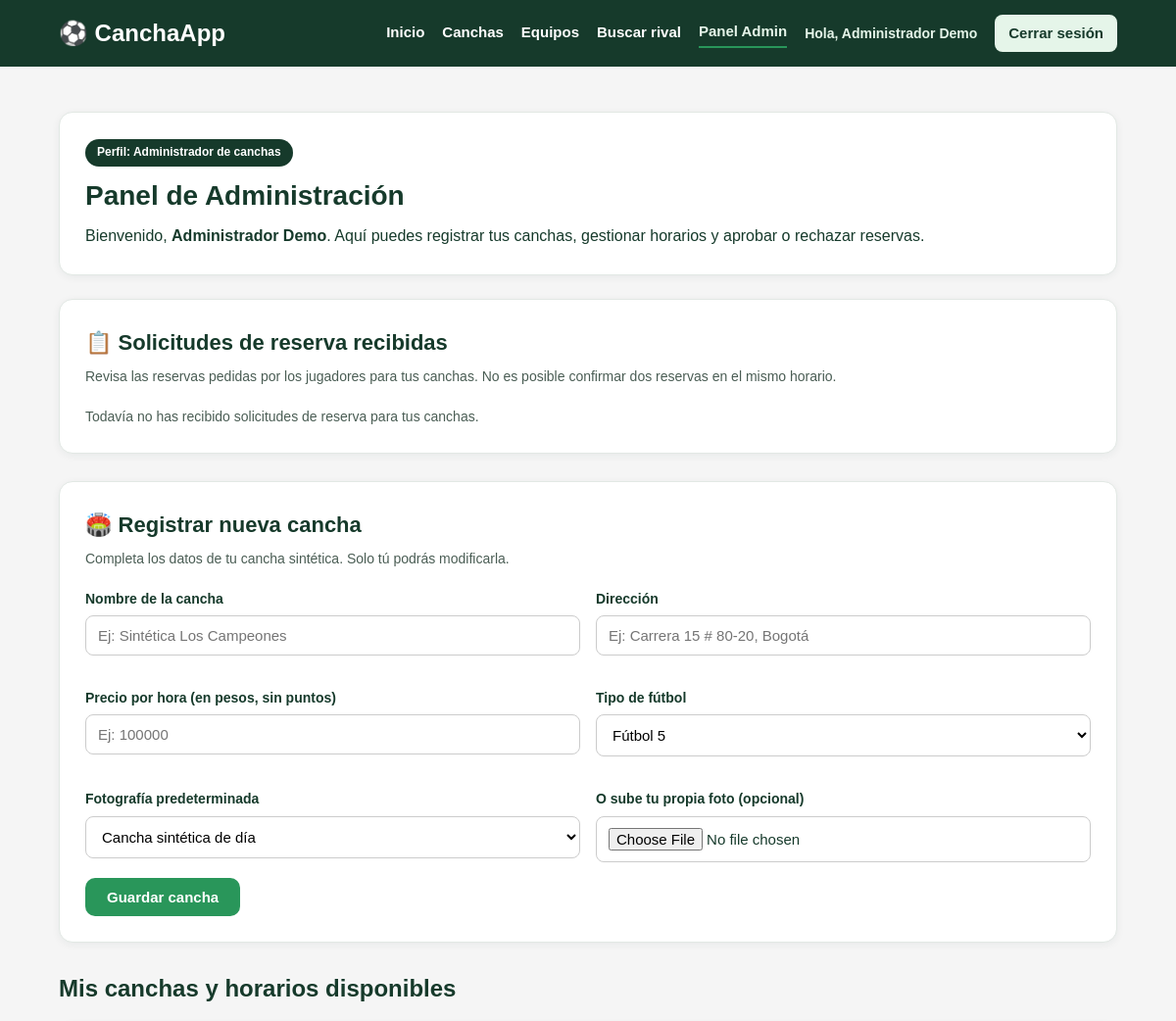
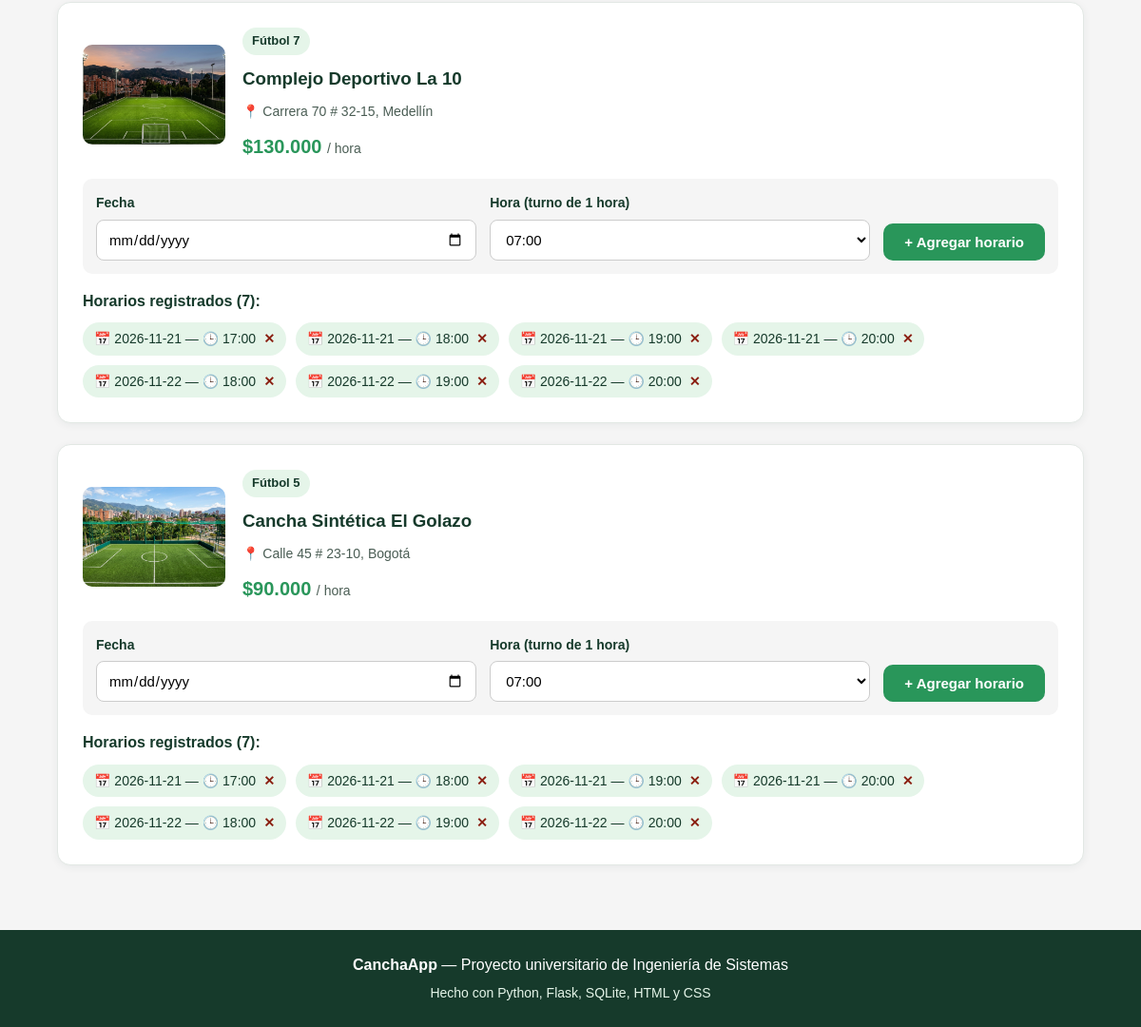
The app's page /administrador (signed in) with its own data (2 pictures, top to bottom).
### tables this page shows
CREATE TABLE canchas (
            id INTEGER PRIMARY KEY AUTOINCREMENT,
            nombre TEXT NOT NULL,
            direccion TEXT NOT NULL,
            precio INTEGER NOT NULL,
            tipo_futbol TEXT NOT NULL,
            imagen TEXT NOT NULL,
            administrador_id INTEGER NOT NULL,
            FOREIGN KEY (administrador_id) REFERENCES usuarios(id)
        );

CREATE TABLE horarios (
            id INTEGER PRIMARY KEY AUTOINCREMENT,
            cancha_id INTEGER NOT NULL,
            fecha TEXT NOT NULL,
            hora TEXT NOT NULL,
            FOREIGN KEY (cancha_id) REFERENCES canchas(id)
        );

### app.py (the view)
@app.route("/administrador")
def panel_administrador():
    if "usuario_id" not in session:
        flash("Debes iniciar sesión para acceder a esta página.", "error")
        return redirect(url_for("login"))
    if session.get("tipo_usuario") != "administrador":
        flash("Acceso denegado: esta sección es solo para administradores de canchas.", "error")
        return redirect(url_for("inicio"))
    mis_canchas = obtener_canchas_por_administrador(session["usuario_id"])
    canchas_con_horarios = []
    for cancha in mis_canchas:
        horarios = obtener_horarios_de_cancha(cancha["id"])
        canchas_con_horarios.append({
            "cancha": cancha,
            "horarios": horarios
        })
    reservas_recibidas = obtener_reservas_por_administrador(session["usuario_id"])
    fecha_hoy = date.today().isoformat()
    return render_template(
        "administrador.html",
        canchas_con_horarios=canchas_con_horarios,
        reservas_recibidas=reservas_recibidas,
        horas_disponibles=HORAS_DISPONIBLES,
        tipos_futbol=TIPOS_FUTBOL,
        fecha_hoy=fecha_hoy
    )

### templates/administrador.html (shortened to what this page needs)
{% extends "base.html" %}
{% block contenido %}
<section class="seccion-gris">
    <div class="contenedor">
        <div class="panel-encabezado">
            <span class="etiqueta-rol">Perfil: Administrador de canchas</span>
            <h1>Panel de Administración</h1>
            <p>
                Bienvenido, <strong>{{ session.get("usuario_nombre") }}</strong>.
                Aquí puedes registrar tus canchas, gestionar horarios y aprobar o rechazar reservas.
            </p>
        </div>
        <div class="caja-panel" style="margin-bottom: 28px;">
            <h2>📋 Solicitudes de reserva recibidas</h2>
            <p class="texto-izquierda">
                Revisa las reservas pedidas por los jugadores para tus canchas. No es posible confirmar dos reservas en el mismo horario.
            </p>
            {% if reservas_recibidas %}
                <div class="lista-reservas">
                    {% for reserva in reservas_recibidas %}
                    <div class="tarjeta-reserva tarjeta-reserva-admin">
                        <div class="datos-reserva">
                            <h3>{{ reserva.nombre_cancha }}</h3>
                            <p class="dato-extra">
                                <strong>Jugador:</strong> {{ reserva.nombre_jugador }} ({{ reserva.correo_jugador }})
                            </p>
                            <p class="dato-extra">
                                <strong>Turno:</strong> 📅 {{ reserva.fecha }} — 🕒 {{ reserva.hora }} (1 hora)
                                &nbsp;|&nbsp; <strong>Precio:</strong> {{ reserva.precio_cancha | precio_cop }}
                            </p>
                        </div>
                        <div class="acciones-reserva">
                            <span class="badge-estado estado-{{ reserva.estado }}">
                                {{ reserva.estado | capitalize }}
                            </span>
                            {% if reserva.estado == "pendiente" %}
                                <div class="botones-accion">
                                    <form method="POST" action="/administrador/reserva/{{ reserva.id }}">
                                        <input type="hidden" name="accion" value="confirmar">
                                        <button type="submit" class="boton boton-principal boton-pequeno">
                                            Confirmar
                                        </button>
                                    </form>
                                    <form method="POST" action="/administrador/reserva/{{ reserva.id }}">
                                        <input type="hidden" name="accion" value="rechazar">
                                        <button type="submit" class="boton boton-peligro boton-pequeno">
                                            Rechazar
                                        </button>
                                    </form>
                                </div>
                            {% endif %}
                        </div>
                    </div>
                    {% endfor %}
                </div>
            {% else %}
                <p class="texto-vacio">
                    Todavía no has recibido solicitudes de reserva para tus canchas.
                </p>
            {% endif %}
        </div>
        <div class="caja-panel" style="margin-bottom: 28px;">
            <h2>🏟️ Registrar nueva cancha</h2>
            <p class="texto-izquierda">
                Completa los datos de tu cancha sintética. Solo tú podrás modificarla.
            </p>
            <form method="POST" action="/administrador/agregar_cancha" enctype="multipart/form-data">
                <div class="cuadricula-dos">
                    <div class="campo-formulario">
                        <label for="nombre">Nombre de la cancha</label>
                        <input
                            type="text"
                            id="nombre"
                            name="nombre"
                            placeholder="Ej: Sintética Los Campeones"
                            required
                        >
                    </div>
                    <div class="campo-formulario">
                        <label for="direccion">Dirección</label>
                        <input
                            type="text"
                            id="direccion"
                            name="direccion"
                            placeholder="Ej: Carrera 15 # 80-20, Bogotá"
                            required
                        >
                    </div>
                    <div class="campo-formulario">
                        <label for="precio">Precio por hora (en pesos, sin puntos)</label>
                        <input
                            type="number"
                            id="precio"
                            name="precio"
                            min="1000"
                            step="1000"
                            placeholder="Ej: 100000"
                            required
                        >
                    </div>
                    <div class="campo-formulario">
                        <label for="tipo_futbol">Tipo de fútbol</label>
                        <select id="tipo_futbol" name="tipo_futbol" required>
                            {% for tipo in tipos_futbol %}
                                <option value="{{ tipo }}">{{ tipo }}</option>
                            {% endfor %}
                        </select>
                    </div>
                    <div class="campo-formulario">
                        <label for="imagen_predeterminada">Fotografía predeterminada</label>
                        <select id="imagen_predeterminada" name="imagen_predeterminada">
                            <option value="imagenes/cancha1.jpg">Cancha sintética de día</option>
                        </select>
                    </div>
                    <div class="campo-formulario">
                        <label for="foto">O sube tu propia foto (opcional)</label>
                        <input type="file" id="foto" name="foto" accept=".jpg,.jpeg,.png,.webp">
                    </div>
                </div>
                <button type="submit" class="boton boton-principal">
                    Guardar cancha
                </button>
            </form>
        </div>
        <h2 class="titulo-subseccion">Mis canchas y horarios disponibles</h2>
        {% if canchas_con_horarios %}
            {% for item in canchas_con_horarios %}
            <div class="caja-panel tarjeta-admin-cancha">
                <div class="encabezado-admin-cancha">
                    <img
                        src="{{ url_for('static', filename=item.cancha.imagen) }}"
                        alt="{{ item.cancha.nombre }}"
                        class="miniatura-cancha"
                    >
                    <div>
                        <span class="insignia-futbol">{{ item.cancha.tipo_futbol }}</span>
                        <h3>{{ item.cancha.nombre }}</h3>
                        <p class="direccion">📍 {{ item.cancha.direccion }}</p>
                        <p class="precio">{{ item.cancha.precio | precio_cop }} <span>/ hora</span></p>
                    </div>
                </div>
                <form method="POST" action="/administrador/agregar_horario" class="formulario-horario">
                    <div class="campo-formulario">
                        <label>Fecha</label>
                        <input type="date" name="fecha" min="{{ fecha_hoy }}" required>
                    </div>
                    <div class="campo-formulario">
                        <label>Hora (turno de 1 hora)</label>
                        <select name="hora" required>
                            {% for hora in horas_disponibles %}
                                <option value="{{ hora }}">{{ hora }}</option>
                            {% endfor %}
                        </select>
                    </div>
                    <button type="submit" class="boton boton-principal">
                        + Agregar horario
                    </button>
                </form>
                <div class="zona-horarios-admin">
                    <strong>Horarios registrados ({{ item.horarios | length }}):</strong>
                    {% if item.horarios %}
                        <div class="chips-horarios">
                            {% for horario in item.horarios %}
                            <div class="chip-horario">
                                <span>📅 {{ horario.fecha }} — 🕒 {{ horario.hora }}</span>
                                <form method="POST" action="/administrador/eliminar_horario/{{ horario.id }}">
                                    <button type="submit" class="boton-x" title="Eliminar horario">✕</button>
                                </form>
                            </div>
                            {% endfor %}
                        </div>
                    {% else %}
                        <p class="texto-vacio">Aún no has agregado horarios para esta cancha.</p>
                    {% endif %}
                </div>
            </div>
            {% endfor %}
        {% else %}
            <div class="caja-panel">
                <p class="texto-vacio">
                    Todavía no tienes canchas registradas. Usa el formulario de arriba para crear tu primera cancha.
                </p>
            </div>
        {% endif %}
    </div>
</section>
{% endblock %}

### templates/base.html (shortened to what this page needs)
<!DOCTYPE html>
<html lang="es">
<head>
    <link rel="stylesheet" href="{{ url_for('static', filename='style.css') }}">
</head>
<body>
    <header class="encabezado">
        <div class="contenedor barra-navegacion">
            <a href="/" class="logo">⚽ CanchaApp</a>
            <nav class="menu">
                <a href="/" class="{% if request.path == '/' %}activo{% endif %}">Inicio</a>
                <a href="/canchas" class="{% if request.path.startswith('/cancha') %}activo{% endif %}">Canchas</a>
                <a href="/equipos" class="{% if request.path.startswith('/equipos') %}activo{% endif %}">Equipos</a>
                <a href="/rivales" class="{% if request.path.startswith('/rivales') %}activo{% endif %}">Buscar rival</a>
                {% if session.get("usuario_id") %}
                    {% if session.get("tipo_usuario") == "administrador" %}
                        <a href="/administrador" class="{% if request.path.startswith('/administrador') %}activo{% endif %}">Panel Admin</a>
                    {% else %}
                        <a href="/mis_reservas" class="{% if request.path == '/mis_reservas' %}activo{% endif %}">Mis reservas</a>
                    {% endif %}
                    <span class="saludo-usuario">
                        Hola, {{ session.get("usuario_nombre") }}
                    </span>
                    <a href="/cerrar_sesion" class="boton-salir">Cerrar sesión</a>
                {% else %}
                    <a href="/login" class="{% if request.path == '/login' %}activo{% endif %}">Iniciar sesión</a>
                    <a href="/registro" class="boton-menu">Registrarse</a>
                {% endif %}
            </nav>
        </div>
    </header>
    <main>
        {% block contenido %}{% endblock %}
    </main>
    <footer class="pie-pagina">
        <div class="contenedor">
            <p><strong>CanchaApp</strong> — Proyecto universitario de Ingeniería de Sistemas</p>
            <p class="pie-pequeno">Hecho con Python, Flask, SQLite, HTML y CSS</p>
        </div>
    </footer>
</body>
</html>

### records on screen
canchas: imagen (picture), cancha.tipo_futbol "Fútbol 7", cancha.nombre "Complejo Deportivo La 10", cancha.direccion "Carrera 70 # 32-15, Medellín", cancha.precio|precio_cop "$130.000"
horarios: fecha "2026-11-21", hora "17:00"
horarios: fecha "2026-11-21", hora "18:00"
horarios: fecha "2026-11-21", hora "19:00"
horarios: fecha "2026-11-21", hora "20:00"
horarios: fecha "2026-11-22", hora "18:00"
horarios: fecha "2026-11-22", hora "19:00"
horarios: fecha "2026-11-22", hora "20:00"
canchas: imagen (picture), cancha.tipo_futbol "Fútbol 5", cancha.nombre "Cancha Sintética El Golazo", cancha.direccion "Calle 45 # 23-10, Bogotá", cancha.precio|precio_cop "$90.000"
horarios: fecha "2026-11-21", hora "17:00"
horarios: fecha "2026-11-21", hora "18:00"
horarios: fecha "2026-11-21", hora "19:00"
horarios: fecha "2026-11-21", hora "20:00"
horarios: fecha "2026-11-22", hora "18:00"
horarios: fecha "2026-11-22", hora "19:00"
horarios: fecha "2026-11-22", hora "20:00"

### other values on screen
{{ session.get("usuario_nombre") }} "Administrador Demo"
{{ item.horarios | length }} "7" "7"
form field tipo_futbol "Fútbol 5"
form field hora "07:00"
